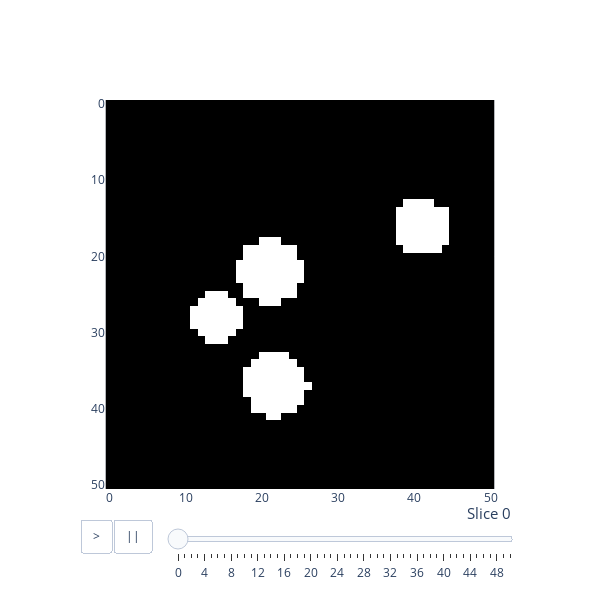

Notebook source saved alongside this figure:
### Code cell
voxelization = fib.voxelize(pixels=side, new_z=side)
fp.animate(voxelization)

### Figure 1 — Plotly figure (JSON) as saved in the notebook; plotly's stock layout.template omitted (floating-point values rounded to 4 significant figures; data arrays with more than 128 entries replaced by an {"elided": "..."} marker saying what was removed)
{"data": [{"type": "image", "z": {"elided": "7803 int values"}}], "layout": {"height": 600, "sliders": [{"currentvalue": {"font": {"size": 15}, "prefix": "Slice ", "visible": true, "xanchor": "right"}, "len": 0.8, "pad": {"b": 10, "t": 10}, "steps": [{"args": [["0"], {"frame": {"duration": 300, "redraw": true}, "mode": "immediate", "transition": {"duration": 300}}], "label": "0", "method": "animate"}, {"args": [["1"], {"frame": {"duration": 300, "redraw": true}, "mode": "immediate", "transition": {"duration": 300}}], "label": "1", "method": "animate"}, {"args": [["2"], {"frame": {"duration": 300, "redraw": true}, "mode": "immediate", "transition": {"duration": 300}}], "label": "2", "method": "animate"}, {"args": [["3"], {"frame": {"duration": 300, "redraw": true}, "mode": "immediate", "transition": {"duration": 300}}], "label": "3", "method": "animate"}, {"args": [["4"], {"frame": {"duration": 300, "redraw": true}, "mode": "immediate", "transition": {"duration": 300}}], "label": "4", "method": "animate"}, {"args": [["5"], {"frame": {"duration": 300, "redraw": true}, "mode": "immediate", "transition": {"duration": 300}}], "label": "5", "method": "animate"}, {"args": [["6"], {"frame": {"duration": 300, "redraw": true}, "mode": "immediate", "transition": {"duration": 300}}], "label": "6", "method": "animate"}, {"args": [["7"], {"frame": {"duration": 300, "redraw": true}, "mode": "immediate", "transition": {"duration": 300}}], "label": "7", "method": "animate"}, {"args": [["8"], {"frame": {"duration": 300, "redraw": true}, "mode": "immediate", "transition": {"duration": 300}}], "label": "8", "method": "animate"}, {"args": [["9"], {"frame": {"duration": 300, "redraw": true}, "mode": "immediate", "transition": {"duration": 300}}], "label": "9", "method": "animate"}, {"args": [["10"], {"frame": {"duration": 300, "redraw": true}, "mode": "immediate", "transition": {"duration": 300}}], "label": "10", "method": "animate"}, {"args": [["11"], {"frame": {"duration": 300, "redraw": true}, "mode": "immediate", "transition": {"duration": 300}}], "label": "11", "method": "animate"}, {"args": [["12"], {"frame": {"duration": 300, "redraw": true}, "mode": "immediate", "transition": {"duration": 300}}], "label": "12", "method": "animate"}, {"args": [["13"], {"frame": {"duration": 300, "redraw": true}, "mode": "immediate", "transition": {"duration": 300}}], "label": "13", "method": "animate"}, {"args": [["14"], {"frame": {"duration": 300, "redraw": true}, "mode": "immediate", "transition": {"duration": 300}}], "label": "14", "method": "animate"}, {"args": [["15"], {"frame": {"duration": 300, "redraw": true}, "mode": "immediate", "transition": {"duration": 300}}], "label": "15", "method": "animate"}, {"args": [["16"], {"frame": {"duration": 300, "redraw": true}, "mode": "immediate", "transition": {"duration": 300}}], "label": "16", "method": "animate"}, {"args": [["17"], {"frame": {"duration": 300, "redraw": true}, "mode": "immediate", "transition": {"duration": 300}}], "label": "17", "method": "animate"}, {"args": [["18"], {"frame": {"duration": 300, "redraw": true}, "mode": "immediate", "transition": {"duration": 300}}], "label": "18", "method": "animate"}, {"args": [["19"], {"frame": {"duration": 300, "redraw": true}, "mode": "immediate", "transition": {"duration": 300}}], "label": "19", "method": "animate"}, {"args": [["20"], {"frame": {"duration": 300, "redraw": true}, "mode": "immediate", "transition": {"duration": 300}}], "label": "20", "method": "animate"}, {"args": [["21"], {"frame": {"duration": 300, "redraw": true}, "mode": "immediate", "transition": {"duration": 300}}], "label": "21", "method": "animate"}, {"args": [["22"], {"frame": {"duration": 300, "redraw": true}, "mode": "immediate", "transition": {"duration": 300}}], "label": "22", "method": "animate"}, {"args": [["23"], {"frame": {"duration": 300, "redraw": true}, "mode": "immediate", "transition": {"duration": 300}}], "label": "23", "method": "animate"}, {"args": [["24"], {"frame": {"duration": 300, "redraw": true}, "mode": "immediate", "transition": {"duration": 300}}], "label": "24", "method": "animate"}, {"args": [["25"], {"frame": {"duration": 300, "redraw": true}, "mode": "immediate", "transition": {"duration": 300}}], "label": "25", "method": "animate"}, {"args": [["26"], {"frame": {"duration": 300, "redraw": true}, "mode": "immediate", "transition": {"duration": 300}}], "label": "26", "method": "animate"}, {"args": [["27"], {"frame": {"duration": 300, "redraw": true}, "mode": "immediate", "transition": {"duration": 300}}], "label": "27", "method": "animate"}, {"args": [["28"], {"frame": {"duration": 300, "redraw": true}, "mode": "immediate", "transition": {"duration": 300}}], "label": "28", "method": "animate"}, {"args": [["29"], {"frame": {"duration": 300, "redraw": true}, "mode": "immediate", "transition": {"duration": 300}}], "label": "29", "method": "animate"}, {"args": [["30"], {"frame": {"duration": 300, "redraw": true}, "mode": "immediate", "transition": {"duration": 300}}], "label": "30", "method": "animate"}, {"args": [["31"], {"frame": {"duration": 300, "redraw": true}, "mode": "immediate", "transition": {"duration": 300}}], "label": "31", "method": "animate"}, {"args": [["32"], {"frame": {"duration": 300, "redraw": true}, "mode": "immediate", "transition": {"duration": 300}}], "label": "32", "method": "animate"}, {"args": [["33"], {"frame": {"duration": 300, "redraw": true}, "mode": "immediate", "transition": {"duration": 300}}], "label": "33", "method": "animate"}, {"args": [["34"], {"frame": {"duration": 300, "redraw": true}, "mode": "immediate", "transition": {"duration": 300}}], "label": "34", "method": "animate"}, {"args": [["35"], {"frame": {"duration": 300, "redraw": true}, "mode": "immediate", "transition": {"duration": 300}}], "label": "35", "method": "animate"}, {"args": [["36"], {"frame": {"duration": 300, "redraw": true}, "mode": "immediate", "transition": {"duration": 300}}], "label": "36", "method": "animate"}, {"args": [["37"], {"frame": {"duration": 300, "redraw": true}, "mode": "immediate", "transition": {"duration": 300}}], "label": "37", "method": "animate"}, {"args": [["38"], {"frame": {"duration": 300, "redraw": true}, "mode": "immediate", "transition": {"duration": 300}}], "label": "38", "method": "animate"}, {"args": [["39"], {"frame": {"duration": 300, "redraw": true}, "mode": "immediate", "transition": {"duration": 300}}], "label": "39", "method": "animate"}, {"args": [["40"], {"frame": {"duration": 300, "redraw": true}, "mode": "immediate", "transition": {"duration": 300}}], "label": "40", "method": "animate"}, {"args": [["41"], {"frame": {"duration": 300, "redraw": true}, "mode": "immediate", "transition": {"duration": 300}}], "label": "41", "method": "animate"}, {"args": [["42"], {"frame": {"duration": 300, "redraw": true}, "mode": "immediate", "transition": {"duration": 300}}], "label": "42", "method": "animate"}, {"args": [["43"], {"frame": {"duration": 300, "redraw": true}, "mode": "immediate", "transition": {"duration": 300}}], "label": "43", "method": "animate"}, {"args": [["44"], {"frame": {"duration": 300, "redraw": true}, "mode": "immediate", "transition": {"duration": 300}}], "label": "44", "method": "animate"}, {"args": [["45"], {"frame": {"duration": 300, "redraw": true}, "mode": "immediate", "transition": {"duration": 300}}], "label": "45", "method": "animate"}, {"args": [["46"], {"frame": {"duration": 300, "redraw": true}, "mode": "immediate", "transition": {"duration": 300}}], "label": "46", "method": "animate"}, {"args": [["47"], {"frame": {"duration": 300, "redraw": true}, "mode": "immediate", "transition": {"duration": 300}}], "label": "47", "method": "animate"}, {"args": [["48"], {"frame": {"duration": 300, "redraw": true}, "mode": "immediate", "transition": {"duration": 300}}], "label": "48", "method": "animate"}, {"args": [["49"], {"frame": {"duration": 300, "redraw": true}, "mode": "immediate", "transition": {"duration": 300}}], "label": "49", "method": "animate"}, {"args": [["50"], {"frame": {"duration": 300, "redraw": true}, "mode": "immediate", "transition": {"duration": 300}}], "label": "50", "method": "animate"}], "transition": {"duration": 300, "easing": "cubic-in-out"}, "x": 0.2, "xanchor": "left", "y": 0, "yanchor": "top"}], "updatemenus": [{"buttons": [{"args": [null, {"frame": {"duration": 500, "redraw": true}, "fromcurrent": true}], "label": ">", "method": "animate"}, {"args": [[null], {"frame": {"duration": 0, "redraw": true}, "mode": "immediate", "transition": {"duration": 0}}], "label": "||", "method": "animate"}], "direction": "left", "pad": {"r": 10, "t": 30}, "showactive": false, "type": "buttons", "x": 0, "xanchor": "left", "y": 0, "yanchor": "top"}], "width": 600}}
